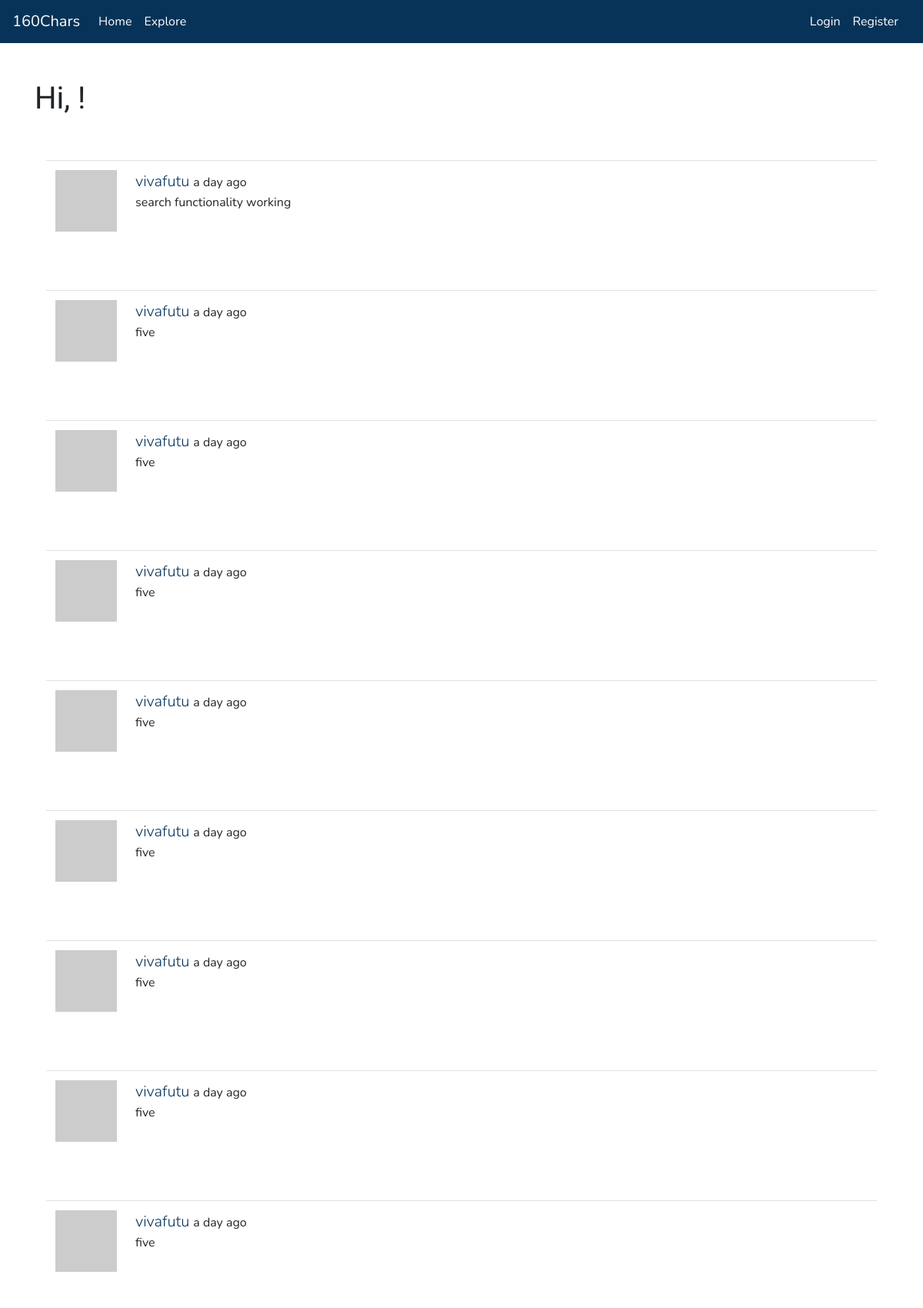
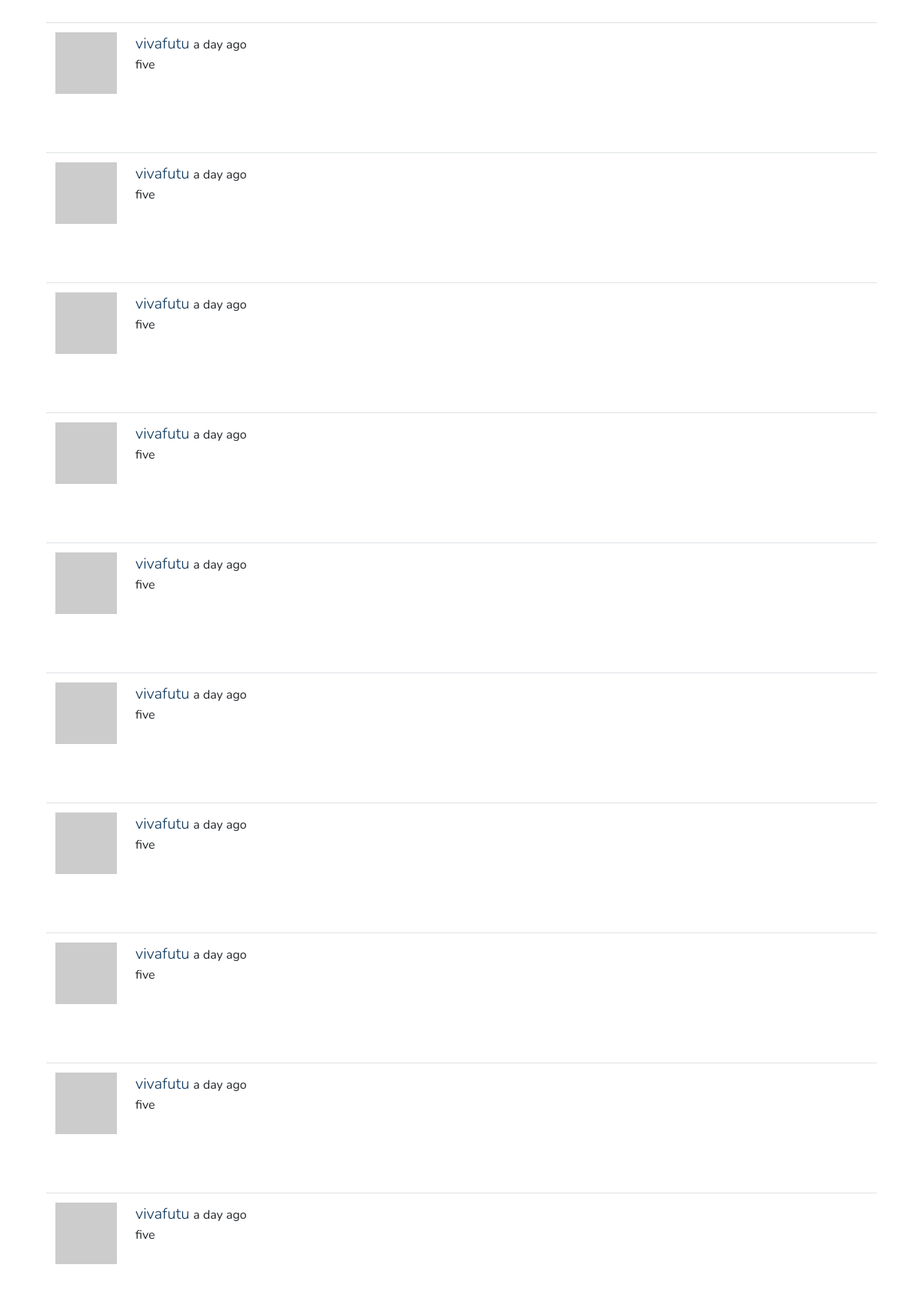
/explore (upper part), run on the app's committed database (2 pictures, top to bottom).
### app/models.py (models this page shows, shortened)
class SearchableMixin(object):
    @classmethod
    def search(cls, expression, page, per_page):
        ids, total = query_index(cls.__tablename__, expression, page, per_page)
        if total == 0:
            return cls.query.filter_by(id=0), 0
        when = []
        for i in range(len(ids)):
            when.append((ids[i], i))
        return cls.query.filter(cls.id.in_(ids)).order_by(
            db.case(when, value=cls.id)), total

class Post(SearchableMixin, db.Model):
    id = db.Column(db.Integer, primary_key=True)
    body = db.Column(db.String(160))
    timestamp = db.Column(db.DateTime, index=True, default=datetime.utcnow)
    user_id = db.Column(db.Integer, db.ForeignKey('user.id'))
    __searchable__ = ['body']

class User(UserMixin, db.Model):
    id = db.Column(db.Integer, primary_key=True)
    username = db.Column(db.String(64), index=True, unique=True)
    email = db.Column(db.String(120), index=True, unique=True)
    password_hash = db.Column(db.String(128))
    posts = db.relationship('Post', backref='author', lazy='dynamic')
    about_me = db.Column(db.String(160))
    last_seen = db.Column(db.DateTime, default=datetime.utcnow)
    followed = db.relationship(
        'User', secondary=followers,
        primaryjoin=(followers.c.follower_id == id),
        secondaryjoin=(followers.c.followed_id == id),
        backref=db.backref('followers', lazy='dynamic'), lazy='dynamic')
    def avatar(self, size):
        digest = md5(self.email.lower().encode('utf-8')).hexdigest()
        return 'https://www.gravatar.com/avatar/{}?d=identicon&s={}'.format(
            digest, size)

### app/main/routes.py (the view)
@bp.route('/explore')
def explore():
    page = request.args.get('page', 1, type=int)
    posts = Post.query.order_by(Post.timestamp.desc()).paginate(
        page, current_app.config['POSTS_PER_PAGE'], False)
    next_url = url_for('main.explore', page=posts.next_num) \
        if posts.has_next else None
    prev_url = url_for('main.explore', page=posts.prev_num) \
        if posts.has_prev else None
    return render_template('index.html', posts=posts.items, title='Explore',
                            next_url=next_url, prev_url=prev_url)

### app/main/routes.py (called while the page is built)
@bp.before_app_request
def before_request():
    if current_user.is_authenticated:
        current_user.last_seen = datetime.utcnow()
        db.session.commit()
        g.search_form = SearchForm()

### app/templates/index.html (shortened to what this page needs)
{% extends "base.html" %}
{% from 'bootstrap/form.html' import render_form %}
{% block content %}
    <div class="container">
        <h1>Hi, {{ current_user.username }}!</h1>
    {% for post in posts %}
        <div class="container pt-5">
            {% include '_post.html' %}
        </div>
    {% endfor %}
    </div>
{% endblock %}

### app/templates/_post.html (shortened to what this page needs)
<table class="table table-hover">
    <tr>
        <td width="70px">
            <a href="{{ url_for('main.user', username=post.author.username) }}">
                <img src="{{ post.author.avatar(70) }}" />
            </a>
        </td>
        <td>
            <span class="user_popup">
                <a class="lead" href="{{ url_for('main.user', username=post.author.username) }}">
                    {{ post.author.username }}
                </a>
            </span>
            {{ moment(post.timestamp).fromNow() }}
            <p>{{ post.body }}</p>
        </td>
    </tr>
</table>

### data on the page
Post: author.username "vivafutu", timestamp "a day ago", body "search functionality working"
Post: author.username "vivafutu", timestamp "a day ago", body "five"
Post: author.username "vivafutu", timestamp "a day ago", body "five"
Post: author.username "vivafutu", timestamp "a day ago", body "five"
Post: author.username "vivafutu", timestamp "a day ago", body "five"
Post: author.username "vivafutu", timestamp "a day ago", body "five"
Post: author.username "vivafutu", timestamp "a day ago", body "five"
Post: author.username "vivafutu", timestamp "a day ago", body "five"
Post: author.username "vivafutu", timestamp "a day ago", body "five"
Post: author.username "vivafutu", timestamp "a day ago", body "five"
Post: author.username "vivafutu", timestamp "a day ago", body "five"
Post: author.username "vivafutu", timestamp "a day ago", body "five"
Post: author.username "vivafutu", timestamp "a day ago", body "five"
Post: author.username "vivafutu", timestamp "a day ago", body "five"
Post: author.username "vivafutu", timestamp "a day ago", body "five"
Post: author.username "vivafutu", timestamp "a day ago", body "five"
Post: author.username "vivafutu", timestamp "a day ago", body "five"
Post: author.username "vivafutu", timestamp "a day ago", body "five"
Post: author.username "vivafutu", timestamp "a day ago", body "five"
